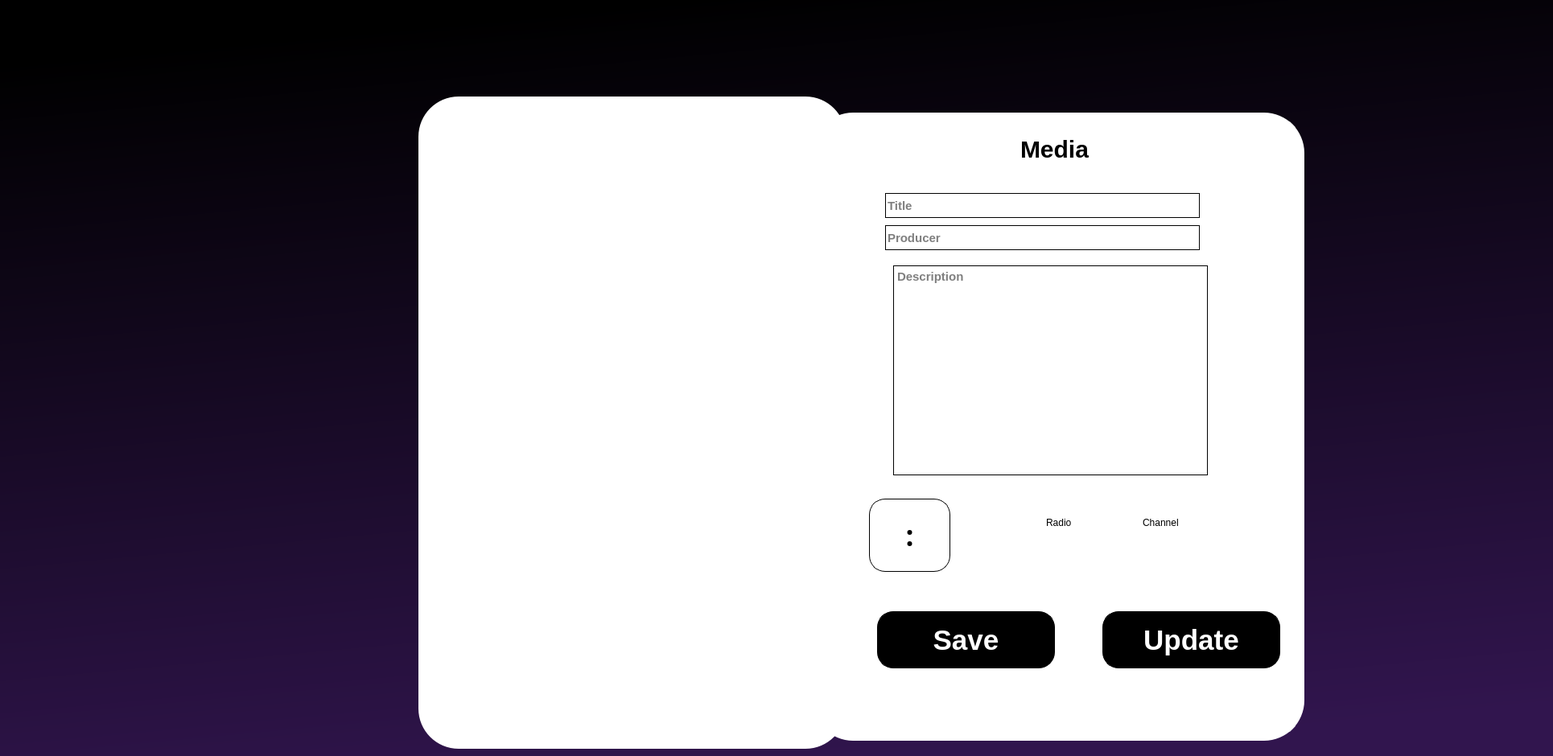
   <widget class="QWidget" name="formchannel">
    <property name="styleSheet">
     <string notr="true">background-color: qlineargradient(spread:pad, x1:0.426227, y1:0, x2:0.625, y2:1, stop:0 rgba(0, 0, 0, 255), stop:1 rgba(49, 21, 78, 255));</string>
    </property>
    <widget class="QLabel" name="addChannelM">
     <property name="geometry">
      <rect>
       <x>1240</x>
       <y>150</y>
       <width>301</width>
       <height>71</height>
      </rect>
     </property>
     <property name="styleSheet">
      <string notr="true">  color: black;
    font-family: Ms Shell Dlg;
    font-size: 16px; 
    font-weight: bold;
    /*text-transform: uppercase; /* Transformation du texte en majuscules */
	padding-left: 20px;
font-size:30px;
background-color:none;</string>
     </property>
     <property name="text">
      <string>Media</string>
     </property>
    </widget>
    <widget class="QLineEdit" name="IDM">
     <property name="geometry">
      <rect>
       <x>1180</x>
       <y>220</y>
       <width>0</width>
       <height>0</height>
      </rect>
     </property>
    </widget>
    <widget class="QLineEdit" name="ProducerM">
     <property name="geometry">
      <rect>
       <x>1100</x>
       <y>280</y>
       <width>391</width>
       <height>31</height>
      </rect>
     </property>
     <property name="styleSheet">
      <string notr="true">
 font-family: Ms Shell Dlg;
color:black;

                     font-size: 15px; 
                     font-weight: bold; 
                     
                     background-color: transparent;
                     color: black;
                     border: 1px solid black;
border-radius:none;
</string>
     </property>
     <property name="text">
      <string/>
     </property>
     <property name="placeholderText">
      <string>Producer</string>
     </property>
    </widget>
    <widget class="QLabel" name="labelM">
     <property name="geometry">
      <rect>
       <x>1640</x>
       <y>330</y>
       <width>281</width>
       <height>271</height>
      </rect>
     </property>
     <property name="styleSheet">
      <string notr="true">
    font-size: 35px; 
    font-weight: bold; 
    background-color: transparent;
    color: transparent;
    
   </string>
     </property>
     <property name="text">
      <string>TextLabel</string>
     </property>
    </widget>
    <widget class="QTextEdit" name="textEdit_5M">
     <property name="geometry">
      <rect>
       <x>550</x>
       <y>360</y>
       <width>491</width>
       <height>441</height>
      </rect>
     </property>
     <property name="styleSheet">
      <string notr="true"> background-color: transparent;
    border: none;
   font-family: CONSOLA;
font-size:50px
 

</string>
     </property>
     <property name="html">
      <string>&lt;!DOCTYPE HTML PUBLIC &quot;-//W3C//DTD HTML 4.0//EN&quot; &quot;http://www.w3.org/TR/REC-html40/strict.dtd&quot;&gt;
&lt;html&gt;&lt;head&gt;&lt;meta name=&quot;qrichtext&quot; content=&quot;1&quot; /&gt;&lt;style type=&quot;text/css&quot;&gt;
p, li { white-space: pre-wrap; }
&lt;/style&gt;&lt;/head&gt;&lt;body style=&quot; font-family:'CONSOLA'; font-size:50px; font-weight:400; font-style:normal;&quot;&gt;
&lt;p style=&quot; margin-top:0px; margin-bottom:0px; margin-left:0px; margin-right:0px; -qt-block-indent:0; text-indent:0px;&quot;&gt;&lt;span style=&quot; font-family:'MS Shell Dlg 2'; font-size:26pt; font-weight:600; color:#ffffff;&quot;&gt;CREAT YOUR &lt;/span&gt;&lt;/p&gt;
&lt;p style=&quot; margin-top:0px; margin-bottom:0px; margin-left:0px; margin-right:0px; -qt-block-indent:0; text-indent:0px;&quot;&gt;&lt;span style=&quot; font-family:'MS Shell Dlg 2'; font-size:26pt; font-weight:600; color:#ffffff;&quot;&gt; &lt;/span&gt;&lt;/p&gt;
&lt;p style=&quot; margin-top:0px; margin-bottom:0px; margin-left:0px; margin-right:0px; -qt-block-indent:0; text-indent:0px;&quot;&gt;&lt;span style=&quot; font-family:'MS Shell Dlg 2'; font-size:26pt; font-weight:600; color:#ffffff;&quot;&gt;       OWN CHANNEL&lt;/span&gt;&lt;/p&gt;&lt;/body&gt;&lt;/html&gt;</string>
     </property>
    </widget>
    <widget class="QPushButton" name="imageButtonM">
     <property name="geometry">
      <rect>
       <x>1080</x>
       <y>620</y>
       <width>101</width>
       <height>91</height>
      </rect>
     </property>
     <property name="styleSheet">
      <string notr="true">
                     font-size: 35px; 
                     font-weight: bold; 
                     font-family: DRIPICONS-V2;
                     background-color: transparent;
                     color: black;
                     border: 1px solid black;
border-radius:20px;

</string>
     </property>
     <property name="text">
      <string>:</string>
     </property>
    </widget>
    <widget class="QRadioButton" name="radioButton_2M">
     <property name="geometry">
      <rect>
       <x>1400</x>
       <y>640</y>
       <width>97</width>
       <height>20</height>
      </rect>
     </property>
     <property name="styleSheet">
      <string notr="true"> background-color: transparent;
    border: none;

 font-family: Ms Shell Dlg;
color:black;
</string>
     </property>
     <property name="text">
      <string>Channel</string>
     </property>
    </widget>
    <widget class="QPushButton" name="addButtonM">
     <property name="geometry">
      <rect>
       <x>1090</x>
       <y>760</y>
       <width>221</width>
       <height>71</height>
      </rect>
     </property>
     <property name="styleSheet">
      <string notr="true">#addButtonM {
    font-family: &quot;Ms Shell Dlg&quot;;
    font-size: 35px; 
    font-weight: bold; 
    background-color: black;
    color: white;
    border: 1px solid black;
    border-radius: 20px;
}

#addButtonM:hover {
    background-color: #03224c ;
}
</string>
     </property>
     <property name="text">
      <string>Save</string>
     </property>
    </widget>
    <widget class="QRadioButton" name="radioButtonM">
     <property name="geometry">
      <rect>
       <x>1280</x>
       <y>640</y>
       <width>97</width>
       <height>20</height>
      </rect>
     </property>
     <property name="styleSheet">
      <string notr="true"> background-color: transparent;
    border: none;

 font-family: Ms Shell Dlg;
color:black;

                    </string>
     </property>
     <property name="text">
      <string>Radio</string>
     </property>
    </widget>
    <widget class="QLabel" name="formM">
     <property name="geometry">
      <rect>
       <x>520</x>
       <y>120</y>
       <width>531</width>
       <height>811</height>
      </rect>
     </property>
     <property name="contextMenuPolicy">
      <enum>Qt::NoContextMenu</enum>
     </property>
     <property name="styleSheet">
      <string notr="true">background:url(&quot;form.png&quot;);

border-radius:50px;
border-color:white;
background-color:white; </string>
     </property>
     <property name="text">
      <string/>
     </property>
     <property name="scaledContents">
      <bool>true</bool>
     </property>
    </widget>
    <widget class="QTextEdit" name="textEditM">
     <property name="geometry">
      <rect>
       <x>1110</x>
       <y>330</y>
       <width>391</width>
       <height>261</height>
      </rect>
     </property>
     <property name="styleSheet">
      <string notr="true">
 font-family: Ms Shell Dlg;
color:black;

                     font-size: 15px; 
                     font-weight: bold; 
                     
                     background-color: transparent;
                     color: black;
                     border: 1px solid black;
border-radius:0;

</string>
     </property>
     <property name="html">
      <string>&lt;!DOCTYPE HTML PUBLIC &quot;-//W3C//DTD HTML 4.0//EN&quot; &quot;http://www.w3.org/TR/REC-html40/strict.dtd&quot;&gt;
&lt;html&gt;&lt;head&gt;&lt;meta name=&quot;qrichtext&quot; content=&quot;1&quot; /&gt;&lt;style type=&quot;text/css&quot;&gt;
p, li { white-space: pre-wrap; }
&lt;/style&gt;&lt;/head&gt;&lt;body style=&quot; font-family:'Ms Shell Dlg'; font-size:15px; font-weight:600; font-style:normal;&quot;&gt;
&lt;p style=&quot;-qt-paragraph-type:empty; margin-top:0px; margin-bottom:0px; margin-left:0px; margin-right:0px; -qt-block-indent:0; text-indent:0px; font-family:'MS Shell Dlg 2'; font-size:7.8pt; font-weight:400;&quot;&gt;&lt;br /&gt;&lt;/p&gt;&lt;/body&gt;&lt;/html&gt;</string>
     </property>
     <property name="placeholderText">
      <string>Description</string>
     </property>
    </widget>
    <widget class="QLineEdit" name="TitleM">
     <property name="geometry">
      <rect>
       <x>1100</x>
       <y>240</y>
       <width>391</width>
       <height>31</height>
      </rect>
     </property>
     <property name="styleSheet">
      <string notr="true">
 font-family: Ms Shell Dlg;
color:black;

                     font-size: 15px; 
                     font-weight: bold; 
                     
                     background-color: transparent;
                     
                     border: 1px solid black;
border-color:black;

border-radius:none;
</string>
     </property>
     <property name="text">
      <string/>
     </property>
     <property name="placeholderText">
      <string>Title</string>
     </property>
    </widget>
    <widget class="QPushButton" name="updatedButtonM">
     <property name="geometry">
      <rect>
       <x>1370</x>
       <y>760</y>
       <width>221</width>
       <height>71</height>
      </rect>
     </property>
     <property name="styleSheet">
      <string notr="true">#updatedButtonM{
    font-family: &quot;Ms Shell Dlg&quot;;
    font-size: 35px; 
    font-weight: bold; 
    background-color: black;
    color: white;
    border: 1px solid black;
    border-radius: 20px;
}

#updatedButtonM:hover {
    background-color: #03224c ;
}
</string>
     </property>
     <property name="text">
      <string>Update</string>
     </property>
    </widget>
    <widget class="QLabel" name="label_13M">
     <property name="geometry">
      <rect>
       <x>1010</x>
       <y>140</y>
       <width>611</width>
       <height>781</height>
      </rect>
     </property>
     <property name="styleSheet">
      <string notr="true">  border: 10px solid white;
border-radius:50px;
border-color:white;
background-color:white;</string>
     </property>
     <property name="text">
      <string/>
     </property>
    </widget>
    <zorder>label_13M</zorder>
    <zorder>formM</zorder>
    <zorder>addChannelM</zorder>
    <zorder>IDM</zorder>
    <zorder>ProducerM</zorder>
    <zorder>labelM</zorder>
    <zorder>imageButtonM</zorder>
    <zorder>radioButton_2M</zorder>
    <zorder>addButtonM</zorder>
    <zorder>radioButtonM</zorder>
    <zorder>textEditM</zorder>
    <zorder>TitleM</zorder>
    <zorder>updatedButtonM</zorder>
    <zorder>textEdit_5M</zorder>
   </widget>
